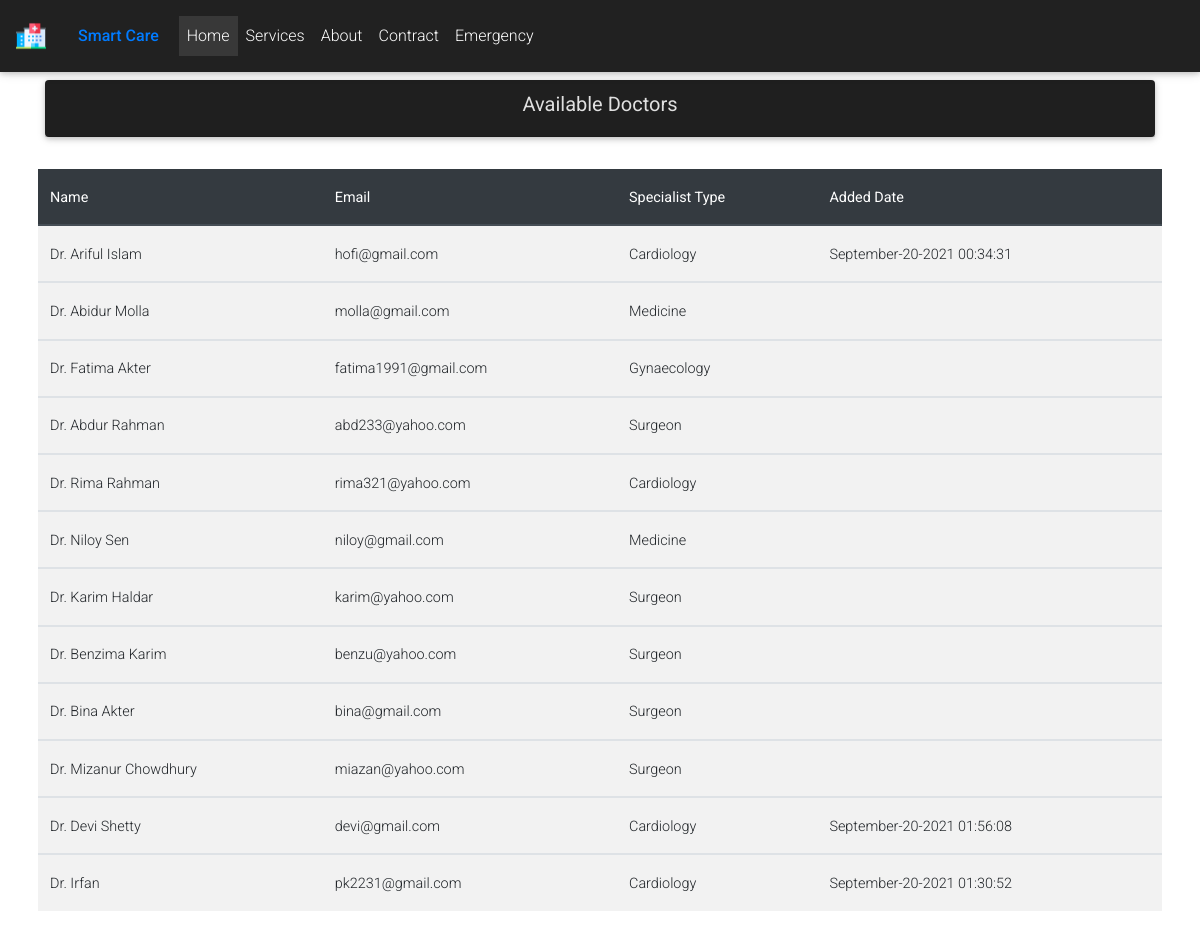
Page /patient/View_doctor.php on the committed database.
### tables this page shows
CREATE TABLE `doctor` (
  `password` int(11) NOT NULL,
  `name` varchar(30) NOT NULL,
  `email` varchar(25) NOT NULL,
  `specialist` varchar(25) NOT NULL,
  `id` int(13) NOT NULL,
  `datetime` varchar(50) NOT NULL,
  `addedby` varchar(50) NOT NULL
);

### patient/View_doctor.php (the view, shortened to what this page needs)
<?php
require_once("includes/Functions.php");
?>
<!DOCTYPE html>
<html lang="en">
<head>
    <link rel="stylesheet" href="https://use.fontawesome.com/releases/v5.11.2/css/all.css">
    <link rel="stylesheet" href="css/bootstrap.min.css">
    <link rel="stylesheet" href="css/mdb.min.css">
    <link rel="stylesheet" href="css/style.css">
    <nav class="navbar fixed-top navbar-expand-lg navbar-dark bg-dark scrolling-navbar">
  <a class="navbar-brand" href="#">
    <img src="slide/proicon.png" width="30" height="30" class="d-inline-block align-top" alt="" loading="lazy"><strong><a class="nav-link" href="index.php">Smart Care</a></strong>
  </a>
  <div class="collapse navbar-collapse" id="navbarSupportedContent">
    <ul class="navbar-nav mr-auto p-1">
      <li class="nav-item active">
        <a class="nav-link" href="#">Home <span class="sr-only">(current)</span></a>
      </li>
      <li class="nav-item">
        <a class="nav-link" href="#">Services</a>
      </li>
      <li class="nav-item">
        <a class="nav-link" href="#">About</a>
      </li>
      <li class="nav-item">
        <a class="nav-link" href="#">Contract</a>
      </li>
      <li class="nav-item">
        <a class="nav-link" href="#">Emergency</a>
      </li>
    </ul>
  </div>
</nav>
</head>
 <section class="container py-2 mt-5">
    <div class="row ">
        <div class="col">
        <div class="card mb-4 bg-dark text-light">
          <div class="card-header">
            <h5><center><b>Available Doctors</b></center></h5>
          </div>
    </div>
      <div class="row">
        <div class="col-lg-12 p-2">
          <table class="table table-striped table-hover">
            <thead class="thead-dark">
            <tr>
              <th>Name</th>
              <th>Email</th>
              <th>Specialist Type</th>
              <th>Added Date</th>
            </tr>
            </thead>
<?php
$sql="SELECT * FROM doctor";
$acc=$ConnectingDB->query($sql);
while($row=$acc->fetch())
{
  $name=$row['name'];
  $email=$row['email'];
  $select_spl=$row['specialist'];
  $Date=$row['datetime'];
 ?>
<tbody>
              <tr>
						<td><?php echo $name; ?></td>
						<td><?php echo $email; ?></td>
						<td><?php echo $select_spl ;?></td>
                        <td><?php echo  $Date;?></td>
              </tr>
              </tbody>
        <?php } ?>
          </table>
        </div>
      </div>
    </section>
</body>
</html>

### rows in the picture
doctor: name "Dr. Ariful Islam", email "hofi@gmail.com", specialist "Cardiology", datetime "September-20-2021 00:34:31"
doctor: name "Dr. Abidur Molla", email "molla@gmail.com", specialist "Medicine"
doctor: name "Dr. Fatima Akter", email "fatima1991@gmail.com", specialist "Gynaecology"
doctor: name "Dr. Abdur Rahman", email "abd233@yahoo.com", specialist "Surgeon"
doctor: name "Dr. Rima Rahman", email "rima321@yahoo.com", specialist "Cardiology"
doctor: name "Dr. Niloy Sen", email "niloy@gmail.com", specialist "Medicine"
doctor: name "Dr. Karim Haldar", email "karim@yahoo.com", specialist "Surgeon"
doctor: name "Dr. Benzima Karim", email "benzu@yahoo.com", specialist "Surgeon"
doctor: name "Dr. Bina Akter", email "bina@gmail.com", specialist "Surgeon"
doctor: name "Dr. Mizanur Chowdhury", email "miazan@yahoo.com", specialist "Surgeon"
doctor: name "Dr. Devi Shetty", email "devi@gmail.com", specialist "Cardiology", datetime "September-20-2021 01:56:08"
doctor: name "Dr. Irfan", email "pk2231@gmail.com", specialist "Cardiology", datetime "September-20-2021 01:30:52"
